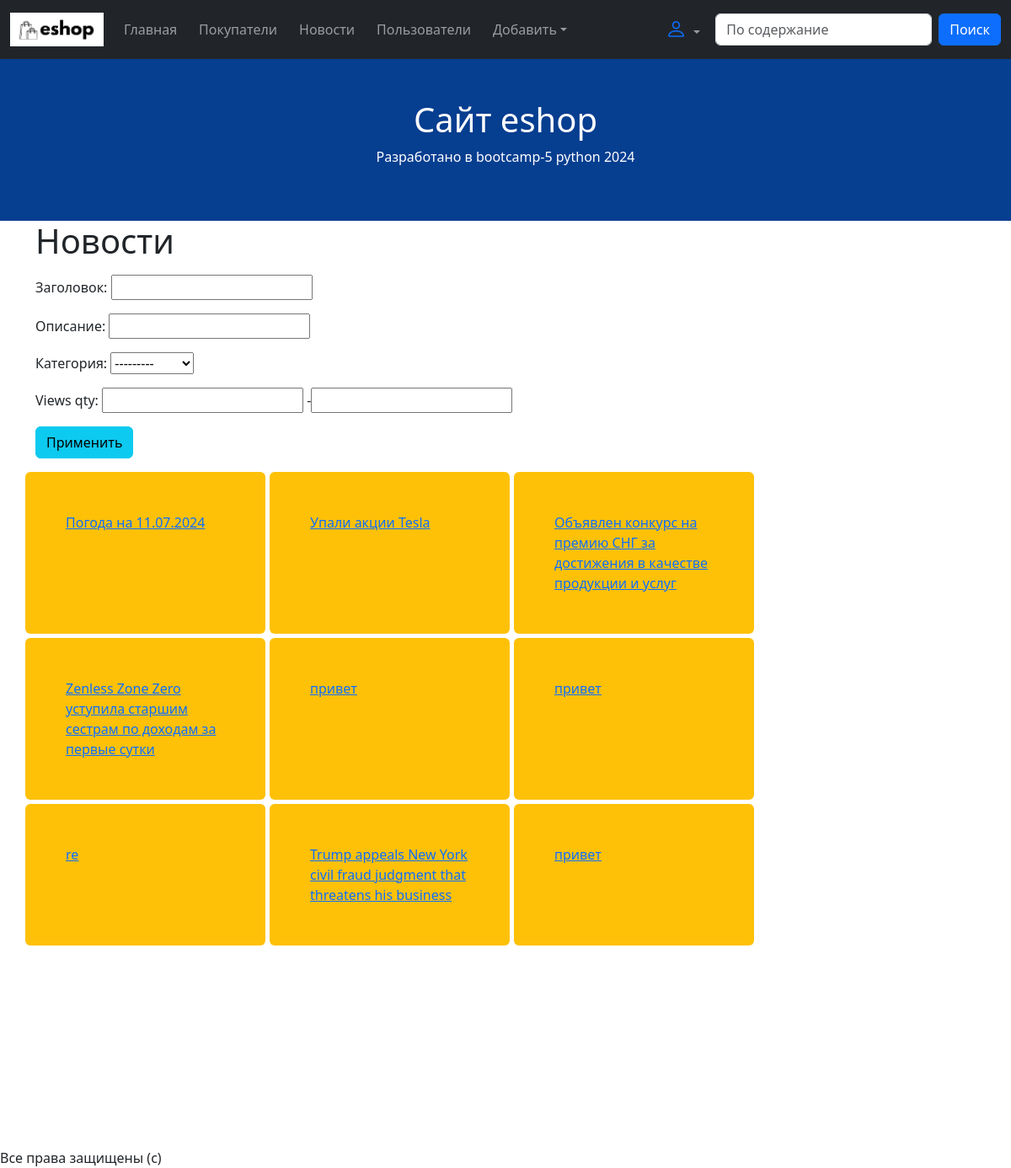
Before: /news/ with the older database file.
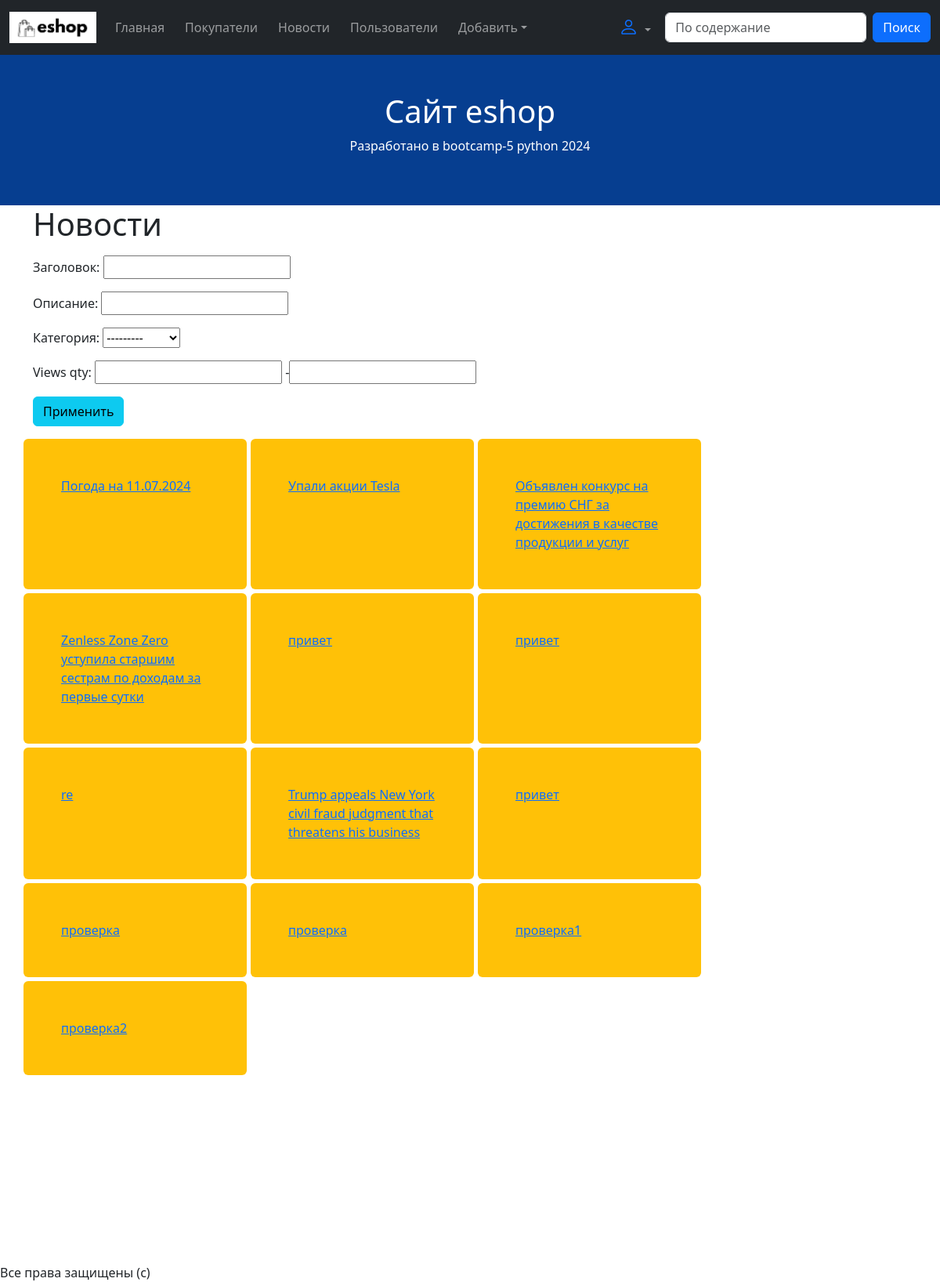
After: the same page with the newer database file.
### news/models.py (models this page shows, shortened)
class New(models.Model):
    title = models.CharField(max_length=100)
    article = models.TextField()
    views = models.IntegerField(default=0)
    category = models.ForeignKey(
        to=NewsCategory,
        on_delete=models.CASCADE,
        null=True, blank=True,
        verbose_name="Категория"
    )
    costumer_views = models.ManyToManyField(
        to=Costumer,
    )
    views_qty = models.IntegerField(default=0)

### news/views/news_lst.py (the view)
# urls.py: path('news/', NewsList.as_view(), name='news-list'),
class NewsList(View):
    def get(self, request):
        news_queryset = New.objects.all()
        filter_object = NewsFilter(
            data=request.GET,
            queryset=news_queryset
        )
        context = {"filter_object": filter_object}
        return render(request, 'news_list.html', context)

### news/models.py (called while the page is built)
    def __str__(self):
        return self.name

### news/templates/news_list.html
{% extends 'base.html' %}
{% load django_bootstrap5 %}
{% block content %}
<h1>Новости</h1>
<p>
    <form method="get">
        {{ filter_object.form.as_p }}
        <button class="btn btn-info">Применить</button>
    </form>
</p>
<div class="row news-list">
    {% for new in filter_object.qs %}
        <div class="p-5 bg-warning rounded col-lg-3 col-md-5 col-sm-12">
            <a href="/news-detail/{{ new.id }}/">{{ new.title }}</a>
        </div>
    {% endfor %}
</div>
{% endblock %}

Changed rows visible on the page:
added New: title "проверка"
added New: title "проверка"
added New: title "проверка1"
added New: title "проверка2"
